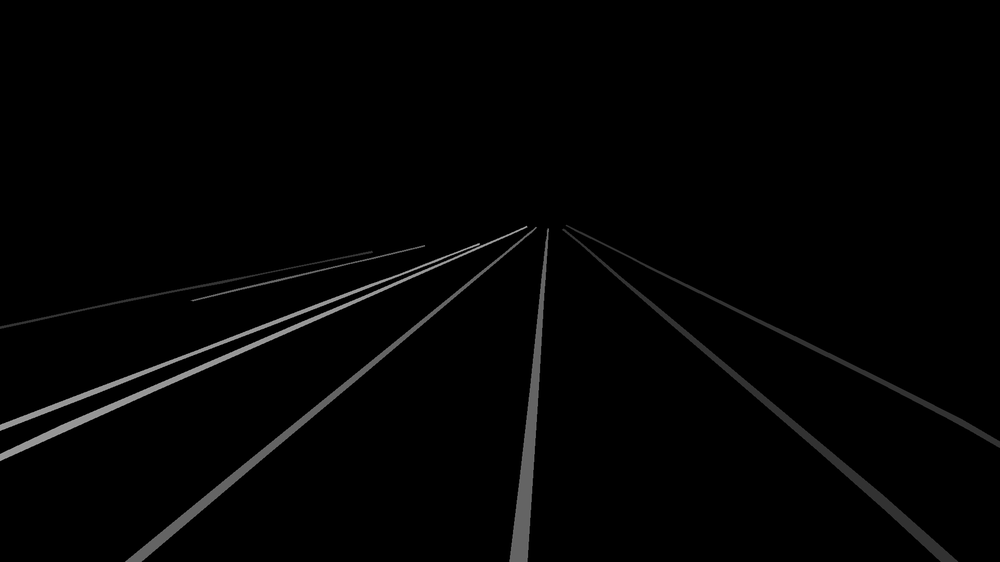
#> input picture test/output_image.png, 1000 x 562 px, shrunk from 1920 x 1080 before the run
$ python '显示.py'
#> lines starting #> are read from the running program, lines starting #| are printed output that depends on the picture; after the words box and inside, x2 and y2 are one past the last pixel; in counts of white or black regions, pixels touching at a corner belong together
import cv2
import numpy as np

# 加载原始图像
original_img = cv2.imread('output_image.png')  # 替换为你的原始图像路径
#> original_img is the input picture: shape (562, 1000, 3); min 0, max 179, mean 3.1
edge_img = cv2.imread('canny_img.png', cv2.IMREAD_GRAYSCALE)
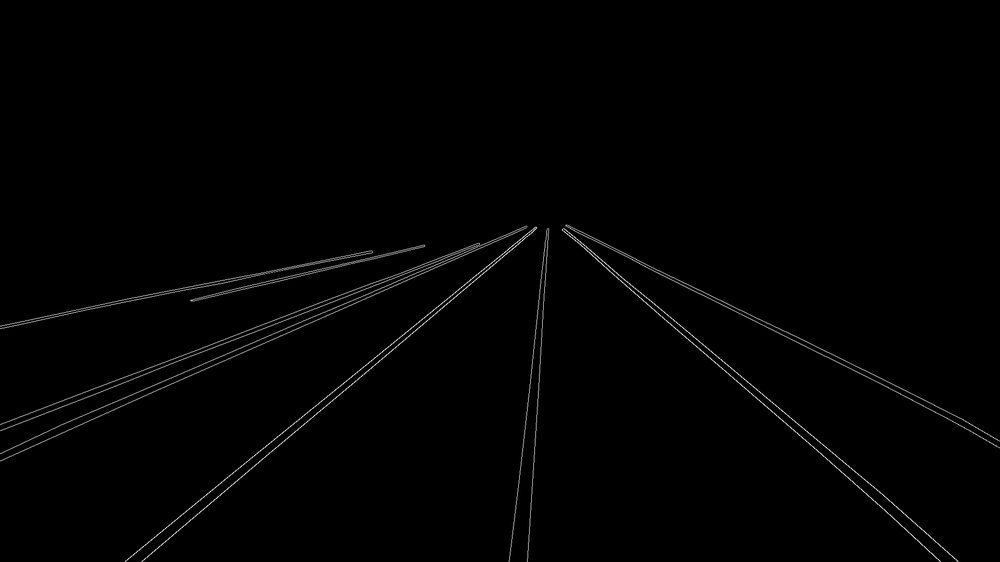
#> input picture test/canny_img.png, 1000 x 562 px, shrunk from 1920 x 1080 before the run
#> edge_img is the input picture: shape (562, 1000); min 0, max 216, mean 2.1

# 使用霍夫变换检测线条
# 调整霍夫变换的参数，以减少监测到的直线
# 参数minLineLength控制线的最小长度，参数maxLineGap控制允许的最大间隙
lines = cv2.HoughLinesP(edge_img, 1, np.pi / 180, 10, minLineLength=300, maxLineGap=30)
#> lines = 39 rows, first 6: [7, 447, 527, 226], [563, 224, 937, 561], [123, 561, 536, 227], [0, 328, 371, 250], [130, 559, 539, 227], [148, 558, 520, 245]

# 定义延伸长度
extension_length = 500

# 循环遍历所有检测到的线，并在原始图像上绘制它们
for line in lines:
    x1, y1, x2, y2 = line[0]

    # 计算线段的方向
    dx, dy = x2 - x1, y2 - y1

    # 根据方向扩展线段
    extended_x1 = int(x1 - extension_length * dx / np.sqrt(dx**2 + dy**2))
    extended_y1 = int(y1 - extension_length * dy / np.sqrt(dx**2 + dy**2))
    extended_x2 = int(x2 + extension_length * dx / np.sqrt(dx**2 + dy**2))
    extended_y2 = int(y2 + extension_length * dy / np.sqrt(dx**2 + dy**2))

    # 在原始图像上绘制延伸后的线段
    cv2.line(original_img, (extended_x1, extended_y1), (extended_x2, extended_y2), (0, 255, 0), 2)
#> this loop made 39 passes
#> (x1, y1, x2, y2, dx, dy, extended_x1, extended_y1) on passes 1 to 12: (7, 447, 527, 226, 520, -221, -453, 642), (563, 224, 937, 561, 374, 337, 191, -110), (123, 561, 536, 227, 413, -334, -265, 875), (0, 328, 371, 250, 371, -78, -489, 430), (130, 559, 539, 227, 409, -332, -258, 874), (148, 558, 520, 245, 372, -313, -234, 879), (0, 453, 479, 249, 479, -204, -460, 648), (110, 383, 522, 225, 412, -158, -356, 562), (565, 225, 935, 558, 370, 333, 193, -109), (52, 426, 525, 225, 473, -201, -408, 621), (680, 280, 986, 430, 306, 150, 231, 59), (566, 222, 962, 416, 396, 194, 116, 2)
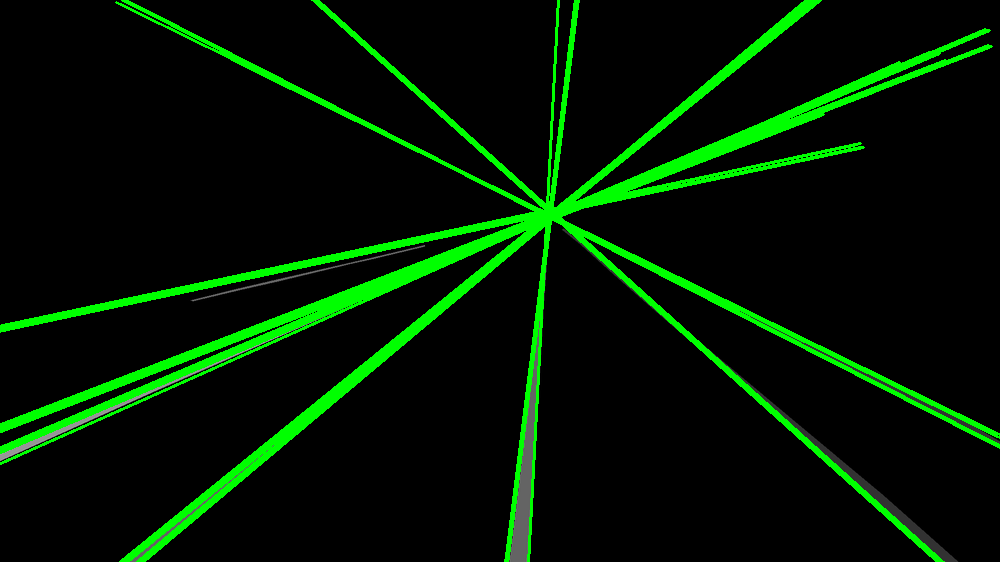
#> original_img: shape (562, 1000, 3); 8.71% of pixels changed, all inside (x1, y1, x2, y2) = (0, 0, 1000, 562)

# 显示包含检测到的直线和延伸后线段的原始图像
cv2.imshow('Detected and Extended Lines', original_img)
cv2.waitKey(0)
cv2.destroyAllWindows()
